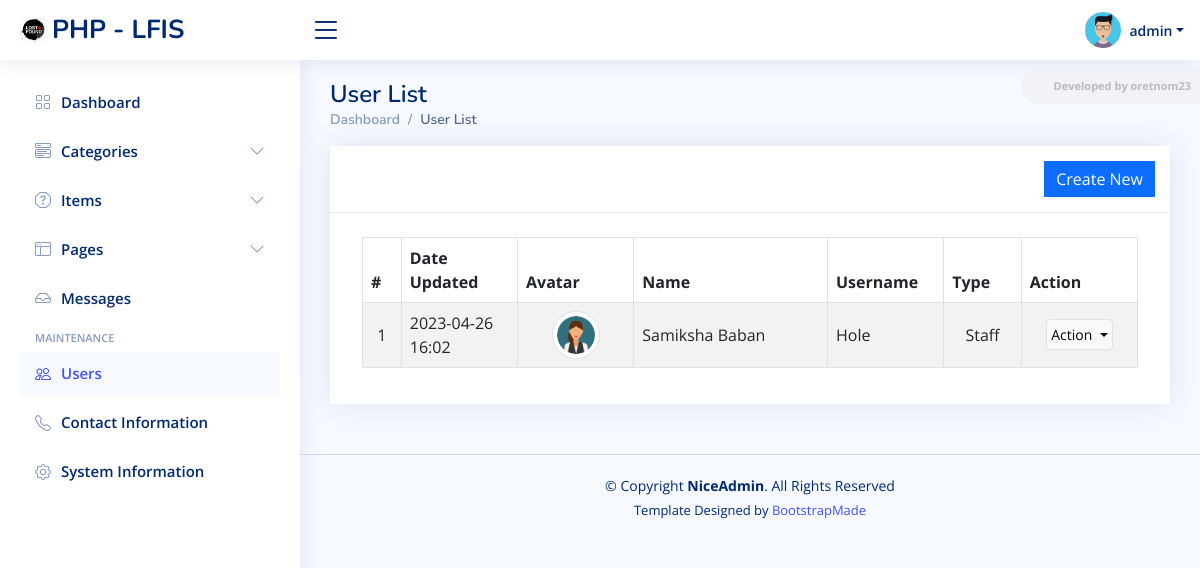
Page /admin?page=user/list (signed in) on the committed database.
### tables this page shows
CREATE TABLE `users` (
  `id` int(50) NOT NULL,
  `firstname` varchar(250) NOT NULL,
  `middlename` text DEFAULT NULL,
  `lastname` varchar(250) NOT NULL,
  `username` text NOT NULL,
  `password` text NOT NULL,
  `avatar` text DEFAULT NULL,
  `last_login` datetime DEFAULT NULL,
  `type` tinyint(1) NOT NULL DEFAULT 0,
  `date_added` datetime NOT NULL DEFAULT current_timestamp(),
  `date_updated` datetime DEFAULT current_timestamp() ON UPDATE current_timestamp()
);

### classes/DBConnection.php (called while the page is built, shortened)
<?php
class DBConnection{
    private $host = DB_SERVER;
    private $username = DB_USERNAME;
    private $password = DB_PASSWORD;
    private $database = DB_NAME;
    public $conn;
    public function __construct(){
        if (!isset($this->conn)) {
            $this->conn = new mysqli($this->host, $this->username, $this->password, $this->database);
        }
    }
}
?>

### classes/SystemSettings.php (called while the page is built, shortened)
<?php
class SystemSettings extends DBConnection{
	function userdata($field = ''){
		if(!empty($field)){
			if(isset($_SESSION['userdata'][$field]))
				return $_SESSION['userdata'][$field];
			else
				return null;
		}else{
			return false;
		}
	}
}
$_settings = new SystemSettings();
?>

### config.php (called while the page is built, shortened)
<?php
require_once('classes/DBConnection.php');
require_once('classes/SystemSettings.php');
function validate_image($file){
    global $_settings;
	if(!empty($file)){
        $ex = explode("?",$file);
        $file = $ex[0];
        $ts = isset($ex[1]) ? "?".$ex[1] : '';
		if(is_file(base_app.$file)){
			return base_url.$file.$ts;
		}else{
			return base_url.($_settings->info('logo'));
		}
	}else{
		return base_url.($_settings->info('logo'));
	}
}
?>

### admin/user/list.php (the view, shortened to what this page needs)
<div class="card card-outline rounded-0 card-navy">
	<div class="card-header">
		<div class="card-tools d-flex justify-content-end">
			<a href="<?= base_url ?>admin/?page=user/manage_user" id="create_new" class="btn btn-flat btn-primary bg-gradient-teal border-0 rounded-0"><span class="fas fa-plus"></span>  Create New</a>
		</div>
	</div>
	<div class="card-body pt-4">
        <div class="container-fluid">
			<table class="table table-hover table-striped table-bordered" id="list">
				<colgroup>
					<col width="5%">
					<col width="15%">
					<col width="15%">
					<col width="25%">
					<col width="15%">
					<col width="10%">
					<col width="15%">
				</colgroup>
				<thead>
					<tr>
						<th>#</th>
						<th>Date Updated</th>
						<th>Avatar</th>
						<th>Name</th>
						<th>Username</th>
						<th>Type</th>
						<th>Action</th>
					</tr>
				</thead>
				<tbody>
					<?php
					$i = 1;
						$qry = $conn->query("SELECT *, concat(firstname,' ', coalesce(concat(middlename,' '), '') , lastname) as `name` from `users` where id != '{$_settings->userdata('id')}' order by concat(firstname,' ', lastname) asc ");
						while($row = $qry->fetch_assoc()):
					?>
						<tr>
							<td class="text-center"><?php echo $i++; ?></td>
							<td><?php echo date("Y-m-d H:i",strtotime($row['date_updated'])) ?></td>
							<td class="text-center">
                                <img src="<?= validate_image($row['avatar']) ?>" alt="" class="img-thumbnail rounded-circle user-avatar">
                            </td>
							<td><?php echo $row['name'] ?></td>
							<td><?php echo $row['username'] ?></td>
							<td class="text-center">
                                <?php if($row['type'] == 1): ?>
                                    Administrator
                                <?php elseif($row['type'] == 2): ?>
                                    Staff
                                <?php else: ?>
									N/A
                                <?php endif; ?>
                            </td>
							<td align="center">
								<div class="dropdown">
									<button type="button" class="btn btn-flat p-1 btn-light btn-sm dropdown-toggle dropdown-icon border" data-bs-toggle="dropdown">
										Action
									</button>
								</div>
							</td>
						</tr>
					<?php endwhile; ?>
				</tbody>
			</table>
		</div>
	</div>
</div>

### assets/css/style.css (style rules this page uses)
:root { scroll-behavior: smooth; }
body { font-family: "Open Sans", sans-serif; background: #f6f9ff; color: #444444; }
a { color: #4154f1; text-decoration: none; }
.card { margin-bottom: 30px; border: none; border-radius: 5px; box-shadow: 0px 0 30px rgba(1, 41, 112, 0.1); }
.card-header, .card-footer { border-color: #ebeef4; background-color: #fff; color: #798eb3; padding: 15px; }
.card-body { padding: 0 20px 20px 20px; }

### admin/user/list.php (style rules this page uses)
.user-avatar { width:3rem; height:3rem; object-fit:scale-down; object-position:center center; }
#list td { vertical-align: middle; }

### rows in the picture
users: date_updated "2023-04-26 16:02", avatar (picture), name "Samiksha Baban", username "Hole", type "Staff"

### other values in the picture
$_settings->info('short_name') "PHP - LFIS"
$_settings->userdata('username') "admin"
str_replace(['_', '/'], ' ', ($pageSplit[1] ?? $page)) "User List"
